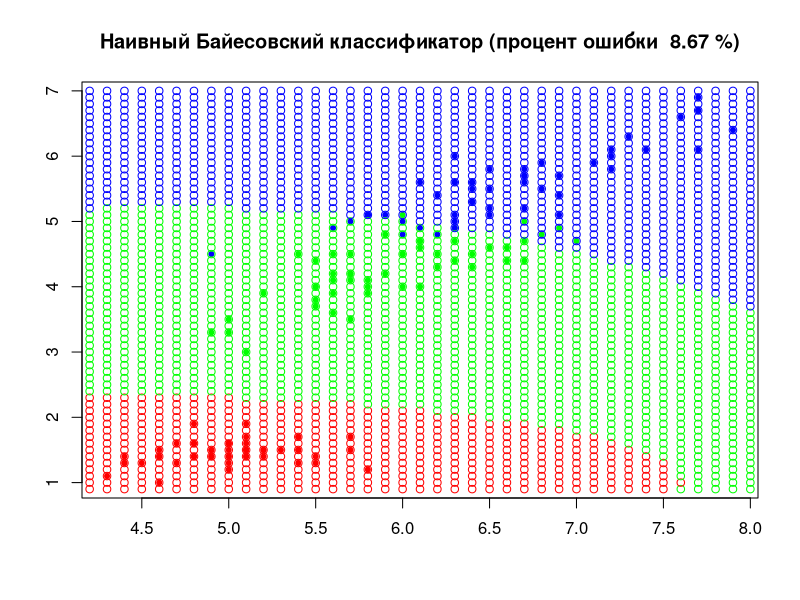

Write R code to recreate this figure.
#Павлюков В.В. 401и
#source("NNBayes.R")
#Для классификации нужны:
#обучающая выборка
Xl = iris#ирисы фишера: обучающая выборка
N = c(1,3)#вектор признаков, содержит номера признаков учавствующих в обучении
Xl = Xl[,append(N,5)]#"обрезание" "лишних" столбцов выборки
n<-length(N)#число признаков
nomer_stolbtca_classov <- dim(Xl)[2]#номер столбца с названиями классов(в нашем случае последний 5-й)
classes = levels(Xl[,nomer_stolbtca_classov])#вектор названий классов
Ny<-length(classes)#количество классов
#эмпирические оценки априорных вероятностей появления объектов классов(частоты в выборке)
Py<-table(Xl[,nomer_stolbtca_classov])/dim(Xl)[1]

#Ишем эмпирические оценки функций правдоподобия

#матрица матожиданий
myus = matrix(0, nrow=Ny, ncol=n)
#матрица среднеквадратичных отклонений
sigmas = matrix(0, nrow=Ny, ncol=n)

for(i in 1:Ny){
  for(j in 1:n){
    temp=Xl[Xl[,nomer_stolbtca_classov]==classes[i],][,j]#j-й столбец содержащий только признаки i-го класса
    myus[i,j]<-mean(temp)
    sigmas[i,j]<-sqrt(var(temp))
  }
}

#Функция вычисляющая нормальную плотность распределения величины
#на основании матожидания и среднеквадратичного отклонения
N = function(x, myu, sigma) {
  1/sqrt(2*pi)/sigma*exp(-1/2*(x-myu)^2/sigma^2)
}

#Наивный Байесовский классификатор
a = function(x, classes, Py, myus, sigmas) {
  Y = length(classes)#количество классов
  n = dim(myus)[2]#количество признаков
  scores = rep(0, Y)#вектор плотностей
  for (i in 1:Y) {
    scores[i] = Py[i]#
    for (j in 1:n) {#найдет произведение вероятности класса на плотности признаков
      scores[i] = scores[i] * N(x[j], myus[i,j], sigmas[i,j])
    }
  }
  which.max(scores)#порядковый номер максимальной вероятности
}

#процент ошибки классификации
l<-dim(Xl)[1]
e<-0.0
for(i in 1:l){
  e<-e+100*(Xl[,nomer_stolbtca_classov][i]!=classes[a(c(Xl[,1][i],Xl[,2][i]), classes, Py, myus, sigmas )])/l
}

tcveta = c("red", "green", "blue")#создает вектор цветов
# график
plot(Xl[,1], Xl[,2], col = tcveta[Xl[,nomer_stolbtca_classov]], xlab = "", ylab = "",
     main = paste("Наивный Байесовский классификатор (процент ошибки ",round(e,digits=2),"%)"),pch = 20)
#классифицируем все точки видимой области первого графика с шагом (0.1, 0.1)    
w_min<-min(Xl[,1])-0.1
w_max<-max(Xl[,1])+0.1
h_min<-min(Xl[,2])-0.1
h_max<-max(Xl[,2])+0.1
w<-w_min
while(w<w_max){
  h=h_min
  while(h<h_max){
    points(w, h, col = tcveta[a(c(w,h), classes, Py, myus, sigmas )], pch = 1)
    h=h+0.1
  }
  w=w+0.1
}
